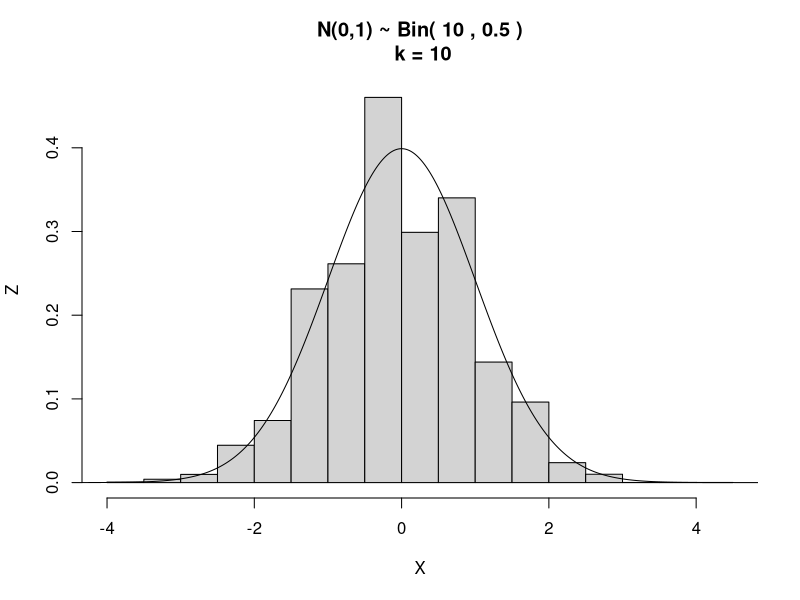
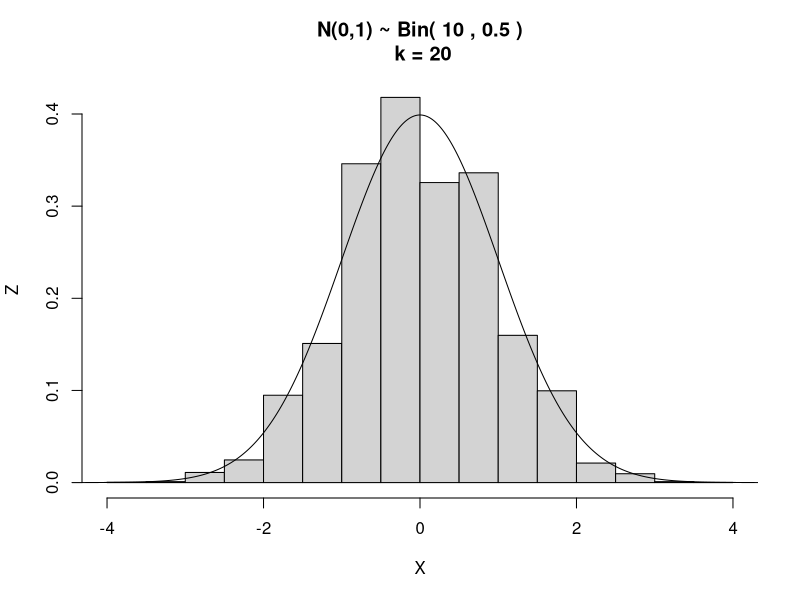
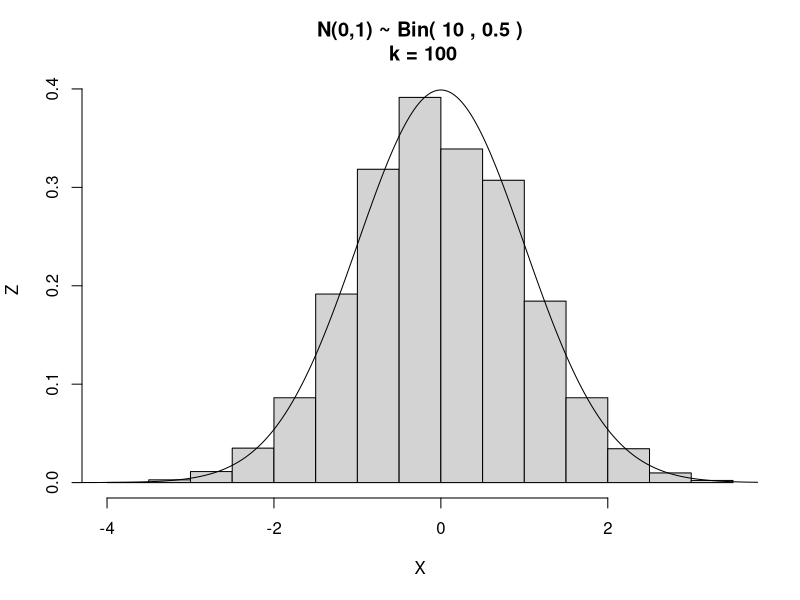
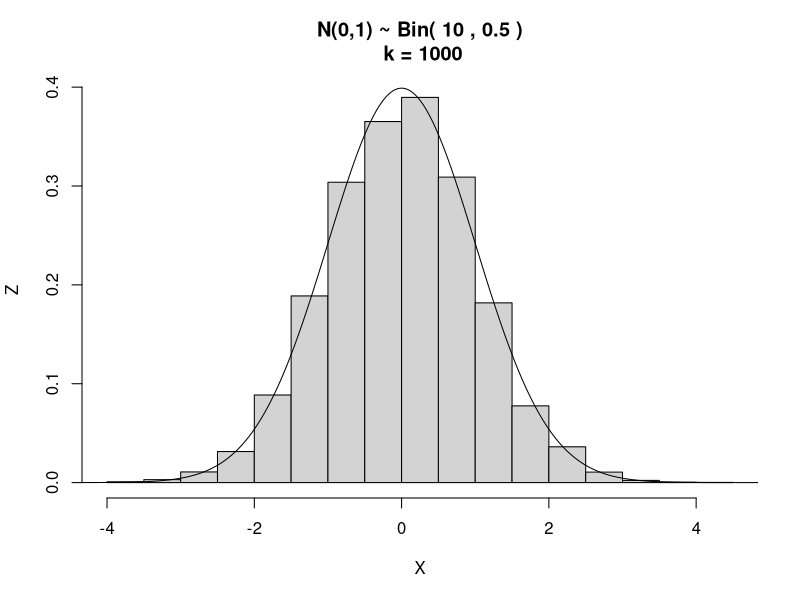
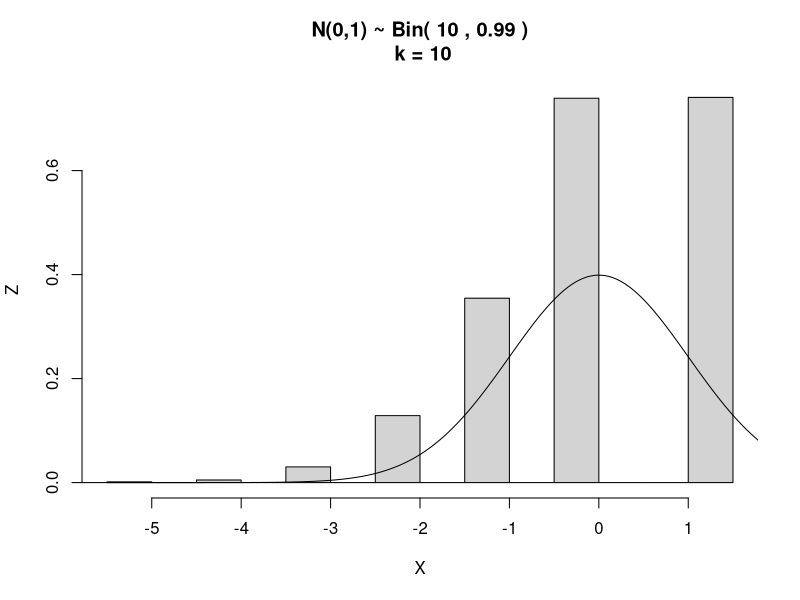
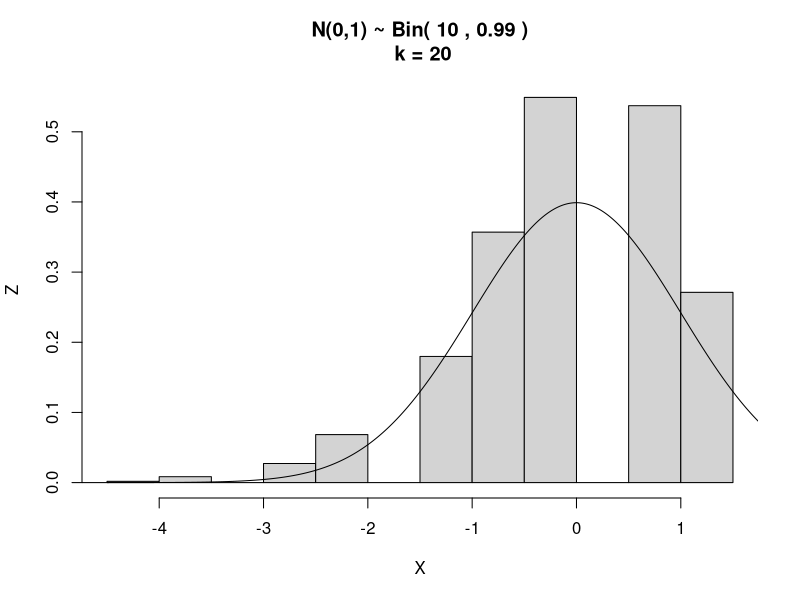
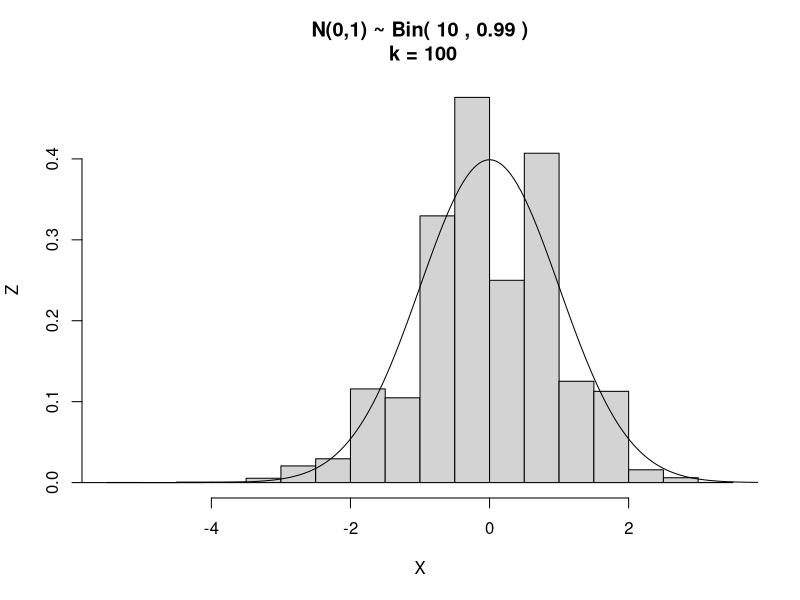
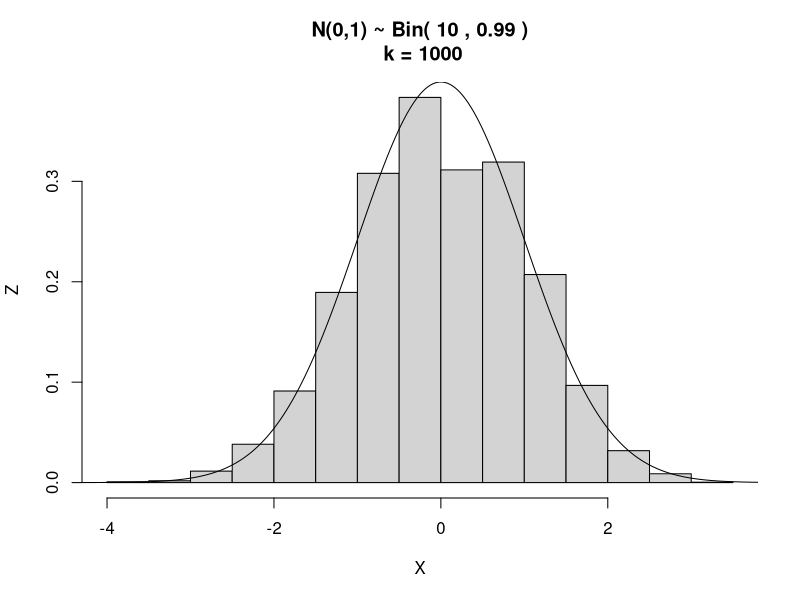

Source code (R) for these figures, in order:
Z <- function(n, p, k) {
  bin <- rbinom(n, k, p)
  print(bin)
  mu_k <- k*n*p
  sigma_k <- sqrt(k*n*p*(1-p))
  z <- (sum(bin) - mu_k) / sigma_k
  return (z);
}

bin_vs_norm <- function(N, n, p, k) {
  Z_vec <- c()
  for (i in 1:N) {
    Z_vec <- c(Z_vec, Z(n, p, k))
  }
  hist(Z_vec, probability = TRUE, xlab = 'X', ylab = 'Z',
       main = paste('N(0,1) ~ Bin(',n,',',p,')\n k =', k));
  sop <- seq(-6, 6, length.out=1000)
  par(new = TRUE)
  lines(sop, dnorm(sop))
}

N = 10000
bin_vs_norm(N,10, 0.5, 10)
bin_vs_norm(N,10, 0.5, 20)
bin_vs_norm(N,10, 0.5, 100)
bin_vs_norm(N,10, 0.5, 1000)
bin_vs_norm(N,10, 0.99, 10)
bin_vs_norm(N,10, 0.99, 20)
bin_vs_norm(N,10, 0.99, 100)
bin_vs_norm(N,10, 0.99, 1000)

Z(1000, 0.5, 10)
Z(1000, 0.99, 10)
